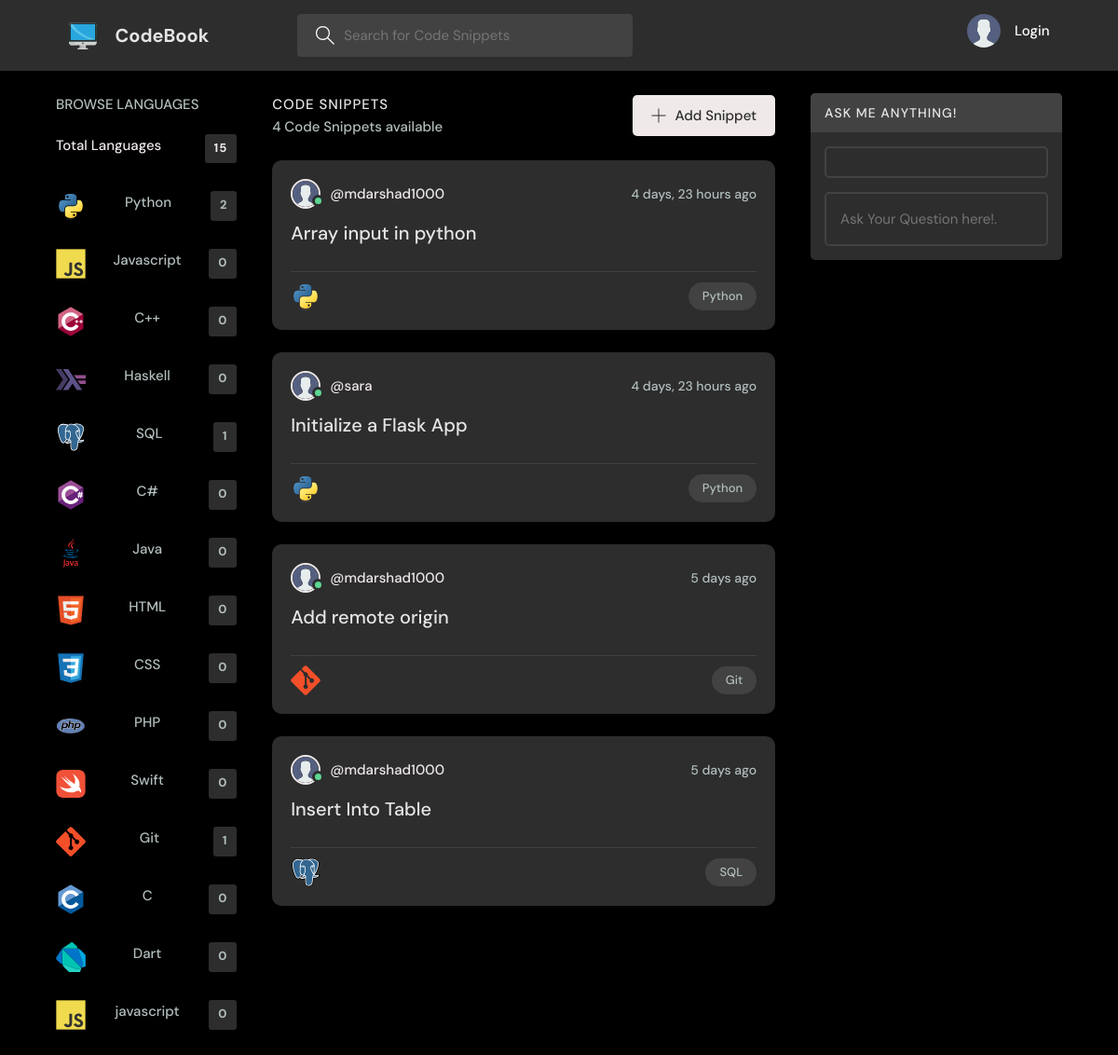
Before: /home/ with the older database file.
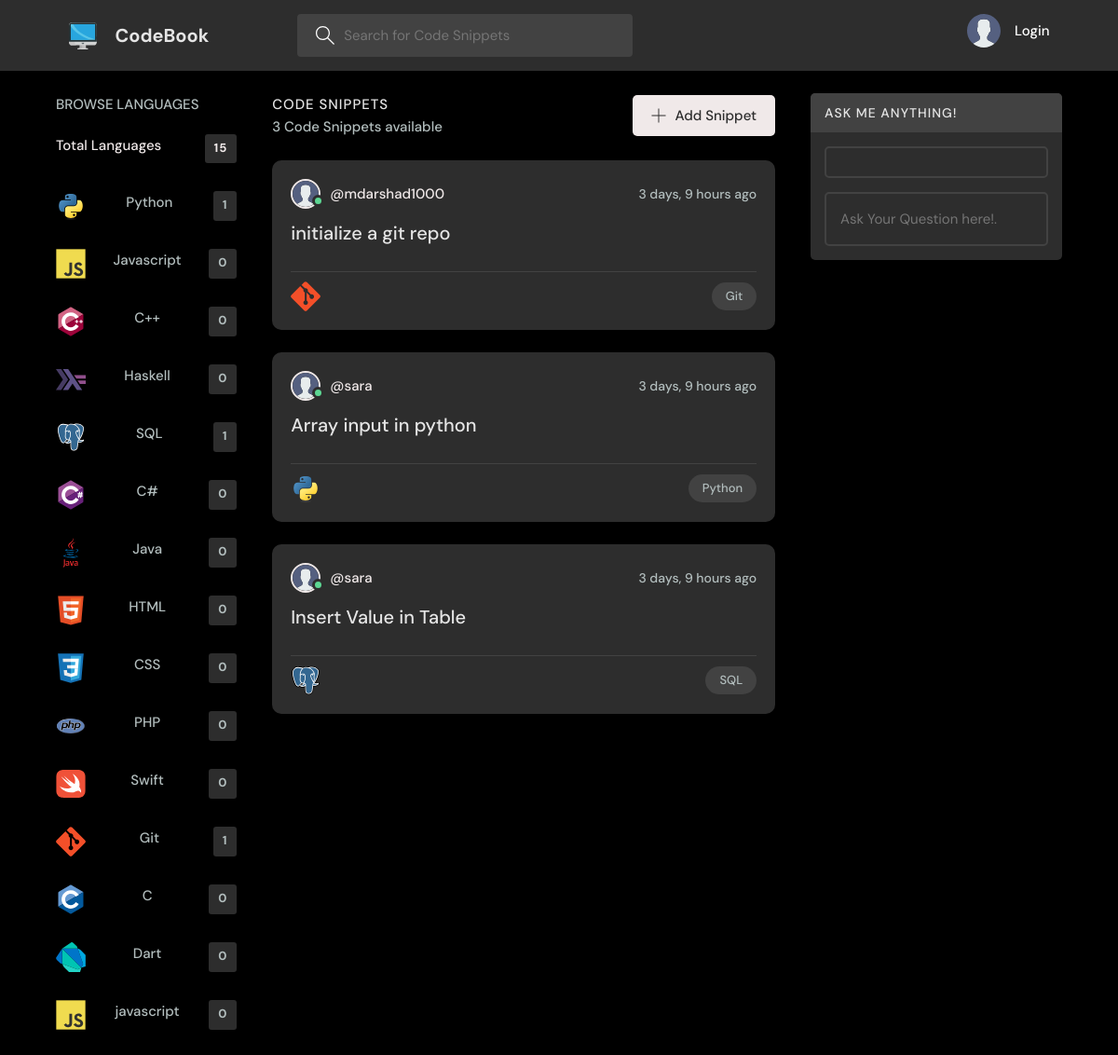
After: the same page with the newer database file.
### base/models.py (models this page shows, shortened)
class Language(models.Model):
    name = models.CharField(max_length=200, unique=True)
    def __str__(self):
        return self.name

class Snippet(models.Model):
    author = models.ForeignKey(User, on_delete=models.CASCADE, null=True)
    language = models.ForeignKey(Language, on_delete=models.CASCADE, null=True)
    name = models.CharField(max_length=200)
    code = models.TextField(blank=False)
    updated = models.DateTimeField(auto_now=True)
    created = models.DateTimeField(auto_now_add=True)
    class Meta:
        ordering = ['-updated', '-created']

class User(AbstractUser):
    name = models.CharField(max_length=200, null=True)
    email = models.EmailField(unique=True, null=True)
    USERNAME_FIELD = 'email'
    REQUIRED_FIELDS = []

### base/views.py (the view)
# urls.py: path('home/', views.home, name='home'),
def home(request):
    q = request.GET.get('q') if request.GET.get('q') != None else ''
    snippets = Snippet.objects.filter(Q(language__name__icontains=q) |
                                  Q(name__icontains=q) |
                                  Q(code__icontains=q)
    )
    languages = Language.objects.all()
    if request.GET.get('res') != None:
        res = request.GET.get('res')
        reply = openai.Completion.create(
        model="text-davinci-002",
        prompt=res,
        temperature=0.3,
        max_tokens=60,
        top_p=1,
        frequency_penalty=0.5,
        presence_penalty=0,
        stop=["You:"]
        )
        final_answer = reply["choices"][0]["text"].lstrip()
        context = {'snippets':snippets, 'languages':languages,
        'reply':reply, 'final_answer':final_answer, 'res':res}
        return render(request, 'base/home.html', context)
    else:
        context = {'snippets':snippets, 'languages':languages}
        return render(request, 'base/home.html', context)

### base/templates/base/home.html (shortened to what this page needs)
{% extends 'main.html' %}
{% block content %}
<main class="layout layout--3">
  <div class="container">
    {% include 'base/language_component.html' %}
    <div class="roomList">
      <div class="roomList__header">
        <div>
          <h2>Code Snippets</h2>
          <p>{{snippets.count}} Code Snippets available</p>
        </div>
        <a class="btn btn--main" href="{% url 'create-snippet' %}">
          <svg version="1.1" xmlns="http://www.w3.org/2000/svg" width="32" height="32" viewBox="0 0 32 32">
            <title>add</title>
            <path
              d="M16.943 0.943h-1.885v14.115h-14.115v1.885h14.115v14.115h1.885v-14.115h14.115v-1.885h-14.115v-14.115z">
            </path>
          </svg>
          Add Snippet
        </a>
      </div>
      {% include 'base/feed_component.html' %}
    </div>
     {% include 'base/chat.html' %}
  </div>
</main>
{% endblock content %}

### base/templates/base/language_component.html
{% load static %}
<div class="topics">
    <div class="topics__header">
      <h2>Browse Languages</h2>
    </div>
    <ul class="topics__list">
      <li>
        <a href="{% url 'home' %}" class="active">Total Languages <span>{{languages.count}}</span></a>
      </li>
      {% for language in languages %}
      <li>
        <a href="{% url 'home' %}?q={{language.name|urlencode}}"><img src ="{% static 'images/' %}{{language.name|urlencode}}.svg" style="width: 32px; height:32 px;">{{language}} <span>{{language.snippet_set.count}}</span></a>
      </li>
      {% endfor %}
    </ul>
  </div>

### base/templates/base/feed_component.html
{% load static %}
{% for snippet in snippets %}
<div class="roomListRoom">
  <div class="roomListRoom__header">
    <a href="" class="roomListRoom__author">
      <div class="avatar avatar--small active">
        <img src="{% static 'images/avatar.svg' %}"/>
      </div>
      <span>@{{snippet.author.username}}</span>
    </a>
    <div class="roomListRoom__actions">
      <span>{{snippet.created|timesince}} ago</span>
    </div>
  </div>
  <div class="roomListRoom__content">
    <a href="{% url 'snippet' snippet.id %}">{{snippet.name}} </a>
  </div>
  <div class="roomListRoom__meta">
    <a href="" class="roomListRoom__joined">
      <img src ="{% static 'images/' %}{{snippet.language.name|urlencode}}.svg" style="width: 32px; height:32 px;">
    </a>
    <p class="roomListRoom__topic">{{snippet.language}}</p>
  </div>
</div>
{% endfor %}

Changed rows visible on the page:
removed Snippet: author.username "mdarshad1000", created "4 days, 23 hours", name "Array input in python", language.name|urlencode (picture), language "Python"
removed Snippet: author.username "sara", created "4 days, 23 hours", name "Initialize a Flask App", language.name|urlencode (picture), language "Python"
removed Snippet: author.username "mdarshad1000", created "5 days", name "Add remote origin", language "Git"
removed Snippet: author.username "mdarshad1000", created "5 days", name "Insert Into Table", language "SQL"
computed for Language "Python": snippet_set.count "2" → "1"
added Snippet: author.username "mdarshad1000", created "3 days, 9 hours", name "initialize a git repo", language "Git"
added Snippet: author.username "sara", created "3 days, 9 hours", name "Array input in python", language.name|urlencode (picture), language "Python"
added Snippet: author.username "sara", created "3 days, 9 hours", name "Insert Value in Table", language "SQL"
Other visible differences:
{{ snippets.count }}: "4" → "3"
